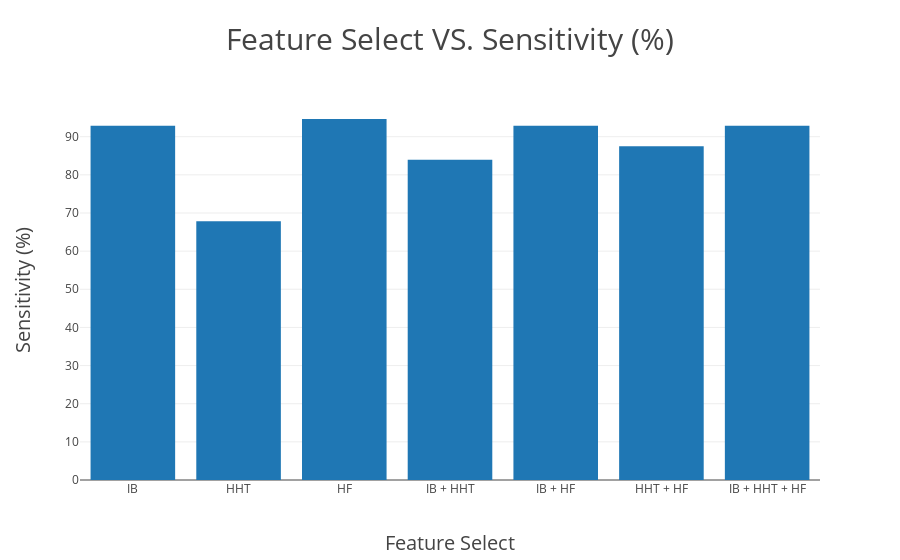
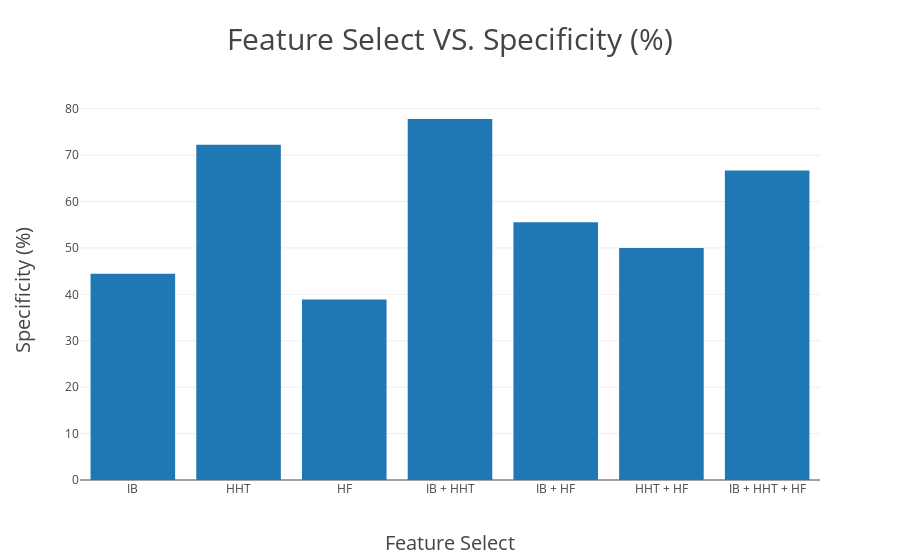
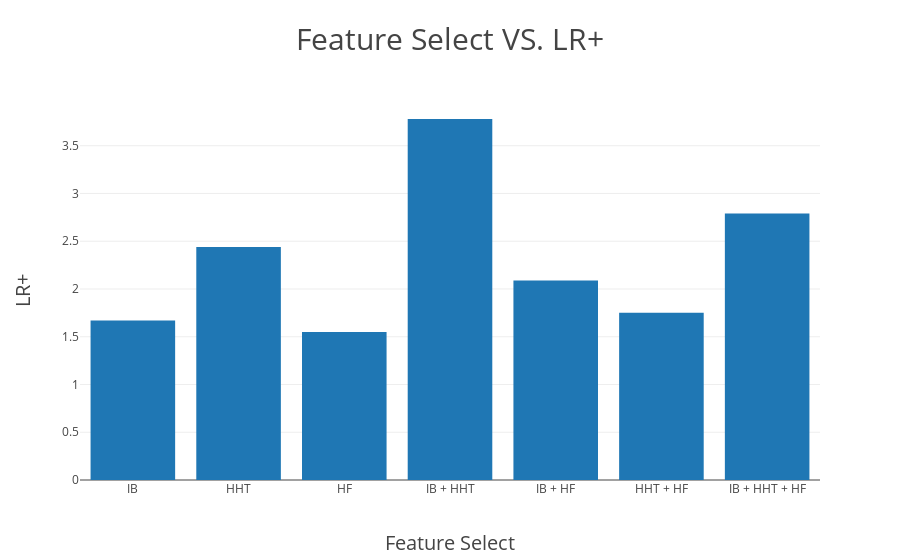
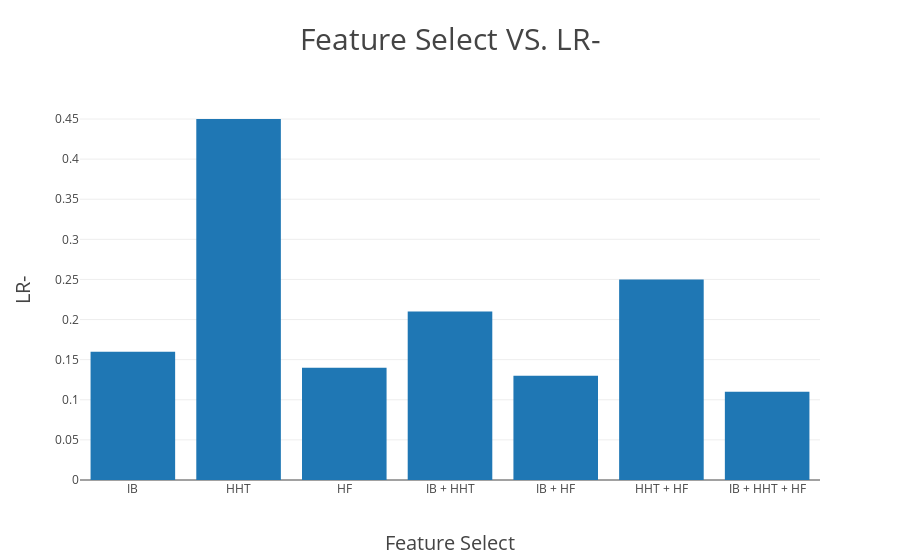

The notebook cell saved with these charts, in order:
### Markdown cell above
# Using plotly but can't display on Github

### Code cell
import pandas as pd
import plotly.graph_objs as go
from plotly.offline import init_notebook_mode, iplot

# open offline plotly
init_notebook_mode(connected=True)

# create dataframes
df = pd.DataFrame({'features' : ['IB', 'HHT', 'HF', 'IB + HHT', 'IB + HF', 'HHT + HF', 'IB + HHT + HF'], 
                   'Sensitivity (%)' : [92.86, 67.86, 94.64, 83.93, 92.86, 87.50, 92.86],
                   'Specificity (%)' : [44.44, 72.22, 38.89, 77.78, 55.56, 50.00, 66.67],
                   'LR+' : [1.67, 2.44, 1.55, 3.78, 2.09, 1.75, 2.79],
                   'LR-' : [0.16, 0.45, 0.14, 0.21, 0.13, 0.25, 0.11],
                   'PPV (%)' : [83.87, 88.37, 82.81, 92.16, 86.67, 84.48, 89.66],
                   'NPV (%)' : [66.67, 41.94, 70.00, 60.87, 71.43, 56.25, 75.00],
                   'Accuracy (%)' : [81.08, 68.92, 81.08, 82.43, 83.78, 78.38, 86.49],
                   'AUROC' : [0.8651, 0.8006, 0.7927, 0.8839, 0.8819, 0.8442, 0.8929],})

# def Bar plot
def bar_plot(i):
    layout=go.Layout(title = 'Feature Select VS. {0}'.format(Parameters[i]),
                     titlefont = {'size':'30'},
                     xaxis = {'title':'Feature Select', 'titlefont':{'size':'20'}},
                     yaxis = {'title':'{0}'.format(Parameters[i]), 'titlefont':{'size':'20'}})
    data = [go.Bar(x = df['features'], y = df[Parameters[i]])]
    fig = go.Figure(data = data, layout = layout)
    iplot(fig)

#plot
Parameters = ['Sensitivity (%)', 'Specificity (%)', 'LR+', 'LR-', 'PPV (%)', 'NPV (%)', 'Accuracy (%)', 'AUROC']
for i in range(8):
    bar_plot(i)

### Figure 1 — Plotly figure (JSON) as saved in the notebook; plotly's stock layout.template omitted (floating-point values rounded to 4 significant figures)
{"data": [{"type": "bar", "uid": "6661a0", "x": ["IB", "HHT", "HF", "IB + HHT", "IB + HF", "HHT + HF", "IB + HHT + HF"], "y": [92.86, 67.86, 94.64, 83.93, 92.86, 87.5, 92.86]}], "layout": {"autosize": true, "title": "Feature Select VS. Sensitivity (%)", "titlefont": {"size": "30"}, "xaxis": {"autorange": true, "range": [-0.5, 6.5], "title": "Feature Select", "titlefont": {"size": "20"}, "type": "category"}, "yaxis": {"autorange": true, "range": [0, 99.62], "title": "Sensitivity (%)", "titlefont": {"size": "20"}, "type": "linear"}}}

### Figure 2 — Plotly figure (JSON) as saved in the notebook; plotly's stock layout.template omitted (floating-point values rounded to 4 significant figures)
{"data": [{"type": "bar", "uid": "b85676", "x": ["IB", "HHT", "HF", "IB + HHT", "IB + HF", "HHT + HF", "IB + HHT + HF"], "y": [44.44, 72.22, 38.89, 77.78, 55.56, 50, 66.67]}], "layout": {"autosize": true, "title": "Feature Select VS. Specificity (%)", "titlefont": {"size": "30"}, "xaxis": {"autorange": true, "range": [-0.5, 6.5], "title": "Feature Select", "titlefont": {"size": "20"}, "type": "category"}, "yaxis": {"autorange": true, "range": [0, 81.87], "title": "Specificity (%)", "titlefont": {"size": "20"}, "type": "linear"}}}

### Figure 3 — Plotly figure (JSON) as saved in the notebook; plotly's stock layout.template omitted (floating-point values rounded to 4 significant figures)
{"data": [{"type": "bar", "uid": "e2a9b4", "x": ["IB", "HHT", "HF", "IB + HHT", "IB + HF", "HHT + HF", "IB + HHT + HF"], "y": [1.67, 2.44, 1.55, 3.78, 2.09, 1.75, 2.79]}], "layout": {"autosize": true, "title": "Feature Select VS. LR+", "titlefont": {"size": "30"}, "xaxis": {"autorange": true, "range": [-0.5, 6.5], "title": "Feature Select", "titlefont": {"size": "20"}, "type": "category"}, "yaxis": {"autorange": true, "range": [0, 3.979], "title": "LR+", "titlefont": {"size": "20"}, "type": "linear"}}}

### Figure 4 — Plotly figure (JSON) as saved in the notebook; plotly's stock layout.template omitted (floating-point values rounded to 4 significant figures)
{"data": [{"type": "bar", "uid": "f9532c", "x": ["IB", "HHT", "HF", "IB + HHT", "IB + HF", "HHT + HF", "IB + HHT + HF"], "y": [0.16, 0.45, 0.14, 0.21, 0.13, 0.25, 0.11]}], "layout": {"autosize": true, "title": "Feature Select VS. LR-", "titlefont": {"size": "30"}, "xaxis": {"autorange": true, "range": [-0.5, 6.5], "title": "Feature Select", "titlefont": {"size": "20"}, "type": "category"}, "yaxis": {"autorange": true, "range": [0, 0.4737], "title": "LR-", "titlefont": {"size": "20"}, "type": "linear"}}}
